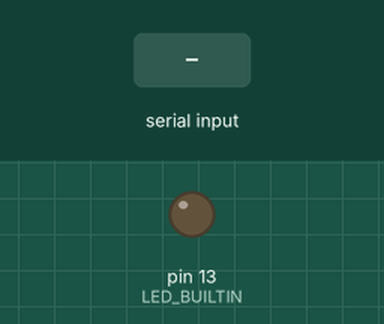
Recording of a sketch running on a simulated Arduino Uno, built with avr-gcc and run on an emulated ATmega328P. On the bench: output pins drawn as LEDs (lit = HIGH). Inputs (shaded band) come from the test bench.

Above: at 1.2 s.
1.3 s: byte 30 received over Serial
At 2.1 s:
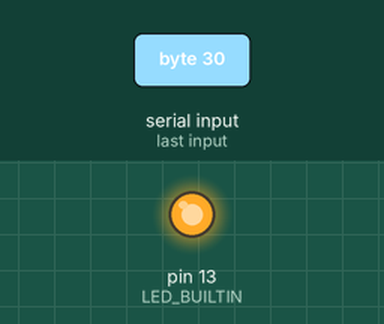
Timing chart, 0 to 4.3 s (numbered marks = the images above; inputs shaded):
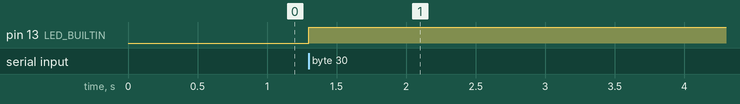

The sketch:

BlinkSegunRecibePorSerialARD.ino
```cpp
int nuevo_byte;

void setup() {
  Serial.begin(9600);
  pinMode(LED_BUILTIN, OUTPUT);
}
void loop() {
  while(Serial.available()==0){
    /* esperar */
  }

  nuevo_byte = Serial.read();

  digitalWrite(LED_BUILTIN, nuevo_byte);
  delay(200);
}
```

Measured:
- after the input at 1.3 s, pin 13 (LED_BUILTIN): LOW → HIGH at once
